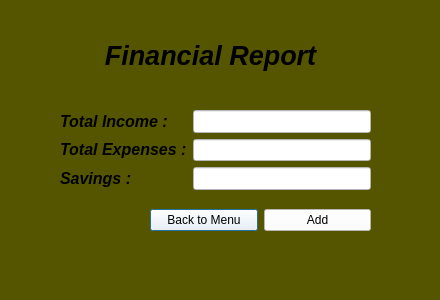
<?xml version="1.0" encoding="UTF-8"?>
<ui version="4.0">
 <class>report</class>
 <widget class="QDialog" name="report">
  <property name="geometry">
   <rect>
    <x>0</x>
    <y>0</y>
    <width>440</width>
    <height>300</height>
   </rect>
  </property>
  <property name="windowTitle">
   <string>Dialog</string>
  </property>
  <property name="styleSheet">
   <string notr="true">background-color: rgb(85, 85, 0);</string>
  </property>
  <widget class="QLabel" name="label">
   <property name="geometry">
    <rect>
     <x>90</x>
     <y>30</y>
     <width>241</width>
     <height>51</height>
    </rect>
   </property>
   <property name="text">
    <string>&lt;html&gt;&lt;head/&gt;&lt;body&gt;&lt;p align=&quot;center&quot;&gt;&lt;span style=&quot; font-size:20pt; font-weight:700; font-style:italic;&quot;&gt;Financial Report&lt;/span&gt;&lt;/p&gt;&lt;/body&gt;&lt;/html&gt;</string>
   </property>
  </widget>
  <widget class="QWidget" name="formLayoutWidget">
   <property name="geometry">
    <rect>
     <x>60</x>
     <y>110</y>
     <width>311</width>
     <height>80</height>
    </rect>
   </property>
   <layout class="QFormLayout" name="formLayout">
    <item row="0" column="0">
     <widget class="QLabel" name="label_2">
      <property name="text">
       <string>&lt;html&gt;&lt;head/&gt;&lt;body&gt;&lt;p&gt;&lt;span style=&quot; font-size:12pt; font-weight:700; font-style:italic;&quot;&gt;Total Income :&lt;/span&gt;&lt;/p&gt;&lt;/body&gt;&lt;/html&gt;</string>
      </property>
     </widget>
    </item>
    <item row="0" column="1">
     <widget class="QLineEdit" name="lineEdit">
      <property name="font">
       <font>
        <family>Segoe UI</family>
        <pointsize>10</pointsize>
        <italic>true</italic>
        <bold>true</bold>
       </font>
      </property>
      <property name="styleSheet">
       <string notr="true">color: rgb(0, 0, 0);
background-color: rgb(255, 255, 255);
font: 700 italic 10pt &quot;Segoe UI&quot;;</string>
      </property>
      <property name="text">
       <string/>
      </property>
     </widget>
    </item>
    <item row="1" column="0">
     <widget class="QLabel" name="label_3">
      <property name="text">
       <string>&lt;html&gt;&lt;head/&gt;&lt;body&gt;&lt;p&gt;&lt;span style=&quot; font-size:12pt; font-weight:700; font-style:italic;&quot;&gt;Total Expenses :&lt;/span&gt;&lt;/p&gt;&lt;/body&gt;&lt;/html&gt;</string>
      </property>
     </widget>
    </item>
    <item row="1" column="1">
     <widget class="QLineEdit" name="lineEdit_2">
      <property name="font">
       <font>
        <family>Segoe UI</family>
        <pointsize>10</pointsize>
        <italic>true</italic>
        <bold>true</bold>
       </font>
      </property>
      <property name="styleSheet">
       <string notr="true">color: rgb(0, 0, 0);
background-color: rgb(255, 255, 255);
font: 700 italic 10pt &quot;Segoe UI&quot;;</string>
      </property>
     </widget>
    </item>
    <item row="2" column="0">
     <widget class="QLabel" name="label_4">
      <property name="text">
       <string>&lt;html&gt;&lt;head/&gt;&lt;body&gt;&lt;p&gt;&lt;span style=&quot; font-size:12pt; font-weight:700; font-style:italic;&quot;&gt;Savings :&lt;/span&gt;&lt;/p&gt;&lt;/body&gt;&lt;/html&gt;</string>
      </property>
     </widget>
    </item>
    <item row="2" column="1">
     <widget class="QLineEdit" name="lineEdit_3">
      <property name="font">
       <font>
        <family>Segoe UI</family>
        <pointsize>10</pointsize>
        <italic>true</italic>
        <bold>true</bold>
       </font>
      </property>
      <property name="styleSheet">
       <string notr="true">color: rgb(0, 0, 0);
background-color: rgb(255, 255, 255);
font: 700 italic 10pt &quot;Segoe UI&quot;;</string>
      </property>
     </widget>
    </item>
   </layout>
  </widget>
  <widget class="QWidget" name="horizontalLayoutWidget">
   <property name="geometry">
    <rect>
     <x>150</x>
     <y>200</y>
     <width>221</width>
     <height>41</height>
    </rect>
   </property>
   <layout class="QHBoxLayout" name="horizontalLayout">
    <item>
     <widget class="QPushButton" name="pushButton">
      <property name="styleSheet">
       <string notr="true">font: 700 italic 9pt &quot;Segoe UI&quot;;
background-color: rgb(255, 255, 255);</string>
      </property>
      <property name="text">
       <string>Back to Menu</string>
      </property>
     </widget>
    </item>
    <item>
     <widget class="QPushButton" name="pushButton_2">
      <property name="styleSheet">
       <string notr="true">color: rgb(0, 0, 0);
font: 700 italic 9pt &quot;Segoe UI&quot;;
background-color: rgb(255, 255, 255);</string>
      </property>
      <property name="text">
       <string>Add</string>
      </property>
     </widget>
    </item>
   </layout>
  </widget>
 </widget>
 <resources/>
 <connections/>
</ui>
